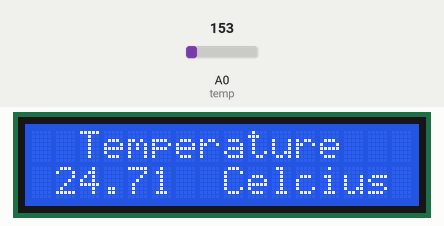
This sketch was run on a simulated Arduino Uno, built with avr-gcc and run on an emulated ATmega328P. On the bench: 16×2 character LCD. Inputs (shaded band) come from the test bench; at power-on: A0 (temp) = 153. What the sketch prints to the serial monitor is not drawn.

Above: at 1.2 s.
1.3 s: A0 (temp) set to 165
At 1.8 s:
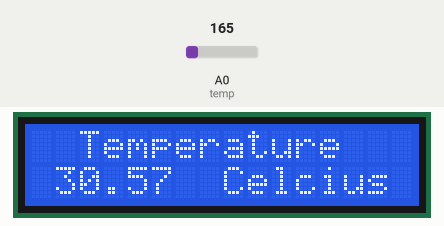
2.8 s: A0 (temp) set to 135
At 4.0 s:
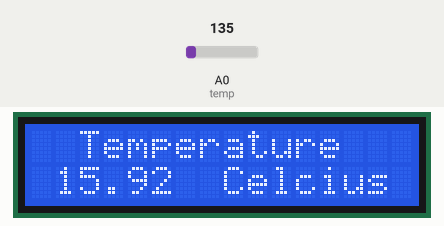
4.3 s: A0 (temp) set to 109
At 5.1 s:
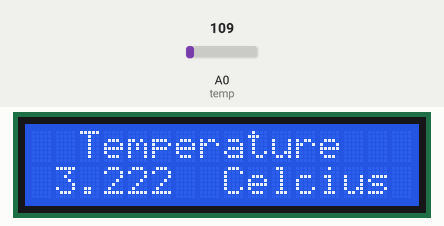
Timing chart, 0 to 7.3 s (numbered marks = the images above; inputs shaded):
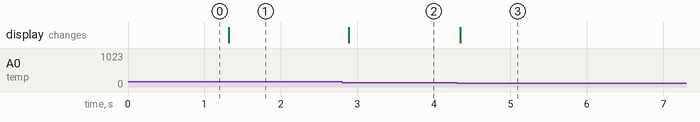

Measured:
- after the input at 1.3 s, the display: changes at once (image 1)
- after the input at 2.8 s, the display: changes after 0.09 s (image 2)
- after the input at 4.3 s, the display: changes after 0.05 s (image 3)

The sketch:

TemperatureDisplayOnLCD.ino
```cpp
#include <LiquidCrystal.h>

int seconds = 0;
const int temp = A0;

LiquidCrystal lcd_1(12, 11, 5, 4, 3, 2);

void setup()
{
  Serial.begin(9600);
  lcd_1.begin(16, 2);
}

void loop()
{
  int reading = analogRead(temp);
  float ratio = reading/1024.0;
  float digital_vol = ratio*5;
   // now print out the temperature

   float temperatureC = (digital_vol - 0.5) * 100;
   Serial.print(temperatureC);
   Serial.println(" degrees C");

   lcd_1.setCursor(2,0);
   lcd_1.print("Temperature");
    lcd_1.setCursor(1,1);
   lcd_1.print(temperatureC);
   lcd_1.setCursor(8,1);
   lcd_1.print("Celcius");


   delay(100);
}
```
